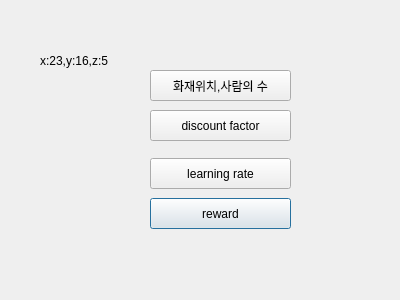
<?xml version="1.0" encoding="UTF-8"?>
<ui version="4.0">
 <class>Dialog</class>
 <widget class="QDialog" name="Dialog">
  <property name="geometry">
   <rect>
    <x>0</x>
    <y>0</y>
    <width>400</width>
    <height>300</height>
   </rect>
  </property>
  <property name="windowTitle">
   <string>Dialog</string>
  </property>
  <widget class="QPushButton" name="btn4">
   <property name="geometry">
    <rect>
     <x>150</x>
     <y>198</y>
     <width>141</width>
     <height>31</height>
    </rect>
   </property>
   <property name="text">
    <string>reward</string>
   </property>
  </widget>
  <widget class="QLabel" name="label">
   <property name="geometry">
    <rect>
     <x>40</x>
     <y>50</y>
     <width>101</width>
     <height>21</height>
    </rect>
   </property>
   <property name="text">
    <string>x:23,y:16,z:5</string>
   </property>
  </widget>
  <widget class="QPushButton" name="btn3">
   <property name="geometry">
    <rect>
     <x>150</x>
     <y>158</y>
     <width>141</width>
     <height>31</height>
    </rect>
   </property>
   <property name="text">
    <string>learning rate</string>
   </property>
  </widget>
  <widget class="QPushButton" name="btn2">
   <property name="geometry">
    <rect>
     <x>150</x>
     <y>110</y>
     <width>141</width>
     <height>31</height>
    </rect>
   </property>
   <property name="text">
    <string>discount factor</string>
   </property>
  </widget>
  <widget class="QPushButton" name="btn1">
   <property name="geometry">
    <rect>
     <x>150</x>
     <y>70</y>
     <width>141</width>
     <height>31</height>
    </rect>
   </property>
   <property name="text">
    <string>화재위치,사람의 수</string>
   </property>
  </widget>
 </widget>
 <resources/>
 <connections/>
</ui>
